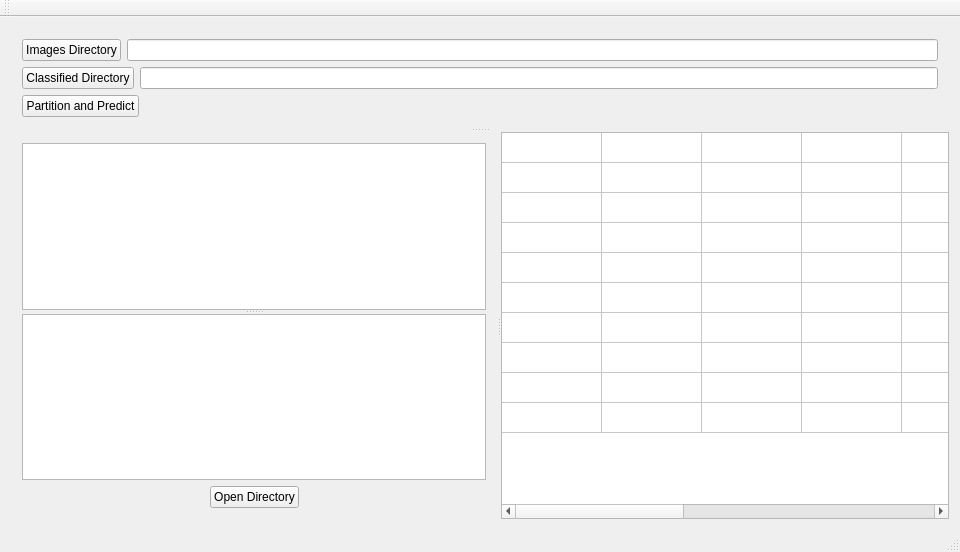
<?xml version="1.0" encoding="UTF-8"?>
<ui version="4.0">
 <class>EcoCensus</class>
 <widget class="QMainWindow" name="EcoCensus">
  <property name="geometry">
   <rect>
    <x>0</x>
    <y>0</y>
    <width>960</width>
    <height>552</height>
   </rect>
  </property>
  <property name="windowTitle">
   <string>EcoCensus</string>
  </property>
  <widget class="QWidget" name="centralWidget">
   <layout class="QGridLayout" name="gridLayout">
    <item row="0" column="0">
     <widget class="QSplitter" name="splitter_3">
      <property name="orientation">
       <enum>Qt::Vertical</enum>
      </property>
      <widget class="QWidget" name="layoutWidget">
       <layout class="QVBoxLayout" name="verticalLayout_2">
        <item>
         <layout class="QHBoxLayout" name="horizontalLayout_4">
          <item>
           <widget class="QPushButton" name="openButton">
            <property name="sizePolicy">
             <sizepolicy hsizetype="Minimum" vsizetype="Fixed">
              <horstretch>0</horstretch>
              <verstretch>0</verstretch>
             </sizepolicy>
            </property>
            <property name="text">
             <string>Images Directory</string>
            </property>
           </widget>
          </item>
          <item>
           <widget class="QLineEdit" name="urlLabel">
            <property name="text">
             <string/>
            </property>
           </widget>
          </item>
         </layout>
        </item>
        <item>
         <layout class="QHBoxLayout" name="horizontalLayout_9">
          <item>
           <widget class="QPushButton" name="getDirPos">
            <property name="text">
             <string>Classified Directory</string>
            </property>
           </widget>
          </item>
          <item>
           <widget class="QLineEdit" name="lineEdit">
            <property name="text">
             <string/>
            </property>
           </widget>
          </item>
         </layout>
        </item>
        <item>
         <layout class="QHBoxLayout" name="horizontalLayout_8"/>
        </item>
        <item>
         <layout class="QHBoxLayout" name="horizontalLayout_2">
          <item>
           <widget class="QPushButton" name="button_predict">
            <property name="text">
             <string>Partition and Predict</string>
            </property>
           </widget>
          </item>
          <item>
           <spacer name="horizontalSpacer_3">
            <property name="orientation">
             <enum>Qt::Horizontal</enum>
            </property>
            <property name="sizeHint" stdset="0">
             <size>
              <width>40</width>
              <height>20</height>
             </size>
            </property>
           </spacer>
          </item>
         </layout>
        </item>
       </layout>
      </widget>
      <widget class="QSplitter" name="splitter_2">
       <property name="orientation">
        <enum>Qt::Horizontal</enum>
       </property>
       <widget class="QWidget" name="layoutWidget">
        <layout class="QVBoxLayout" name="verticalLayout">
         <item>
          <widget class="QSplitter" name="splitter">
           <property name="orientation">
            <enum>Qt::Vertical</enum>
           </property>
           <widget class="QListWidget" name="listWidget"/>
           <widget class="QListWidget" name="dirList"/>
          </widget>
         </item>
         <item>
          <layout class="QHBoxLayout" name="horizontalLayout">
           <item>
            <spacer name="horizontalSpacer">
             <property name="orientation">
              <enum>Qt::Horizontal</enum>
             </property>
             <property name="sizeHint" stdset="0">
              <size>
               <width>40</width>
               <height>20</height>
              </size>
             </property>
            </spacer>
           </item>
           <item>
            <widget class="QPushButton" name="openButton_2">
             <property name="text">
              <string>Open Directory</string>
             </property>
            </widget>
           </item>
           <item>
            <spacer name="horizontalSpacer_2">
             <property name="orientation">
              <enum>Qt::Horizontal</enum>
             </property>
             <property name="sizeHint" stdset="0">
              <size>
               <width>40</width>
               <height>20</height>
              </size>
             </property>
            </spacer>
           </item>
          </layout>
         </item>
        </layout>
       </widget>
       <widget class="QTableWidget" name="grid">
        <property name="sizePolicy">
         <sizepolicy hsizetype="Expanding" vsizetype="Expanding">
          <horstretch>0</horstretch>
          <verstretch>0</verstretch>
         </sizepolicy>
        </property>
        <property name="layoutDirection">
         <enum>Qt::LeftToRight</enum>
        </property>
        <property name="iconSize">
         <size>
          <width>125</width>
          <height>200</height>
         </size>
        </property>
        <attribute name="horizontalHeaderVisible">
         <bool>false</bool>
        </attribute>
        <attribute name="verticalHeaderVisible">
         <bool>false</bool>
        </attribute>
        <row>
         <property name="text">
          <string/>
         </property>
        </row>
        <row>
         <property name="text">
          <string/>
         </property>
        </row>
        <row>
         <property name="text">
          <string/>
         </property>
        </row>
        <row>
         <property name="text">
          <string/>
         </property>
        </row>
        <row>
         <property name="text">
          <string/>
         </property>
        </row>
        <row>
         <property name="text">
          <string/>
         </property>
        </row>
        <row>
         <property name="text">
          <string/>
         </property>
        </row>
        <row>
         <property name="text">
          <string/>
         </property>
        </row>
        <row>
         <property name="text">
          <string/>
         </property>
        </row>
        <row>
         <property name="text">
          <string/>
         </property>
        </row>
        <column>
         <property name="text">
          <string/>
         </property>
        </column>
        <column>
         <property name="text">
          <string/>
         </property>
        </column>
        <column>
         <property name="text">
          <string/>
         </property>
        </column>
        <column>
         <property name="text">
          <string/>
         </property>
        </column>
        <column>
         <property name="text">
          <string/>
         </property>
        </column>
        <column>
         <property name="text">
          <string/>
         </property>
        </column>
        <column>
         <property name="text">
          <string/>
         </property>
        </column>
        <column>
         <property name="text">
          <string/>
         </property>
        </column>
        <column>
         <property name="text">
          <string/>
         </property>
        </column>
        <column>
         <property name="text">
          <string/>
         </property>
        </column>
       </widget>
      </widget>
     </widget>
    </item>
   </layout>
  </widget>
  <widget class="QMenuBar" name="menuBar">
   <property name="geometry">
    <rect>
     <x>0</x>
     <y>0</y>
     <width>960</width>
     <height>22</height>
    </rect>
   </property>
  </widget>
  <widget class="QToolBar" name="mainToolBar">
   <attribute name="toolBarArea">
    <enum>TopToolBarArea</enum>
   </attribute>
   <attribute name="toolBarBreak">
    <bool>false</bool>
   </attribute>
  </widget>
  <widget class="QStatusBar" name="statusBar"/>
 </widget>
 <layoutdefault spacing="6" margin="11"/>
 <resources/>
 <connections/>
</ui>
